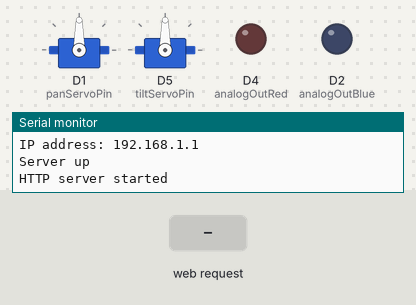
This sketch was run on a simulated ESP8266 (NodeMCU). Parts: 2 × servo, output pins drawn as LEDs (lit = HIGH), the last lines printed to the serial monitor. The inputs (shaded band) are chosen by the test bench.

Above: at 1.2 s.
1.3 s: HTTP request GET /L0?v=1 received
At 1.6 s:
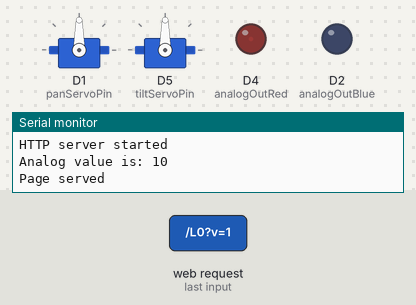
2.8 s: HTTP request GET /L2?v=1 received
At 4.0 s:
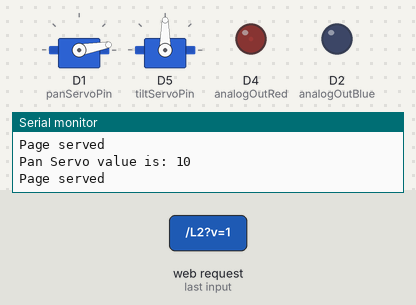
4.3 s: HTTP request GET /L2?v=1 received
At 5.1 s:
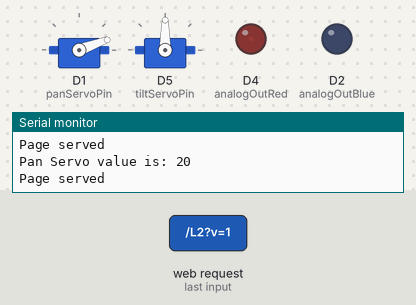
5.8 s: HTTP request GET /L2?v=0 received
At 6.2 s:
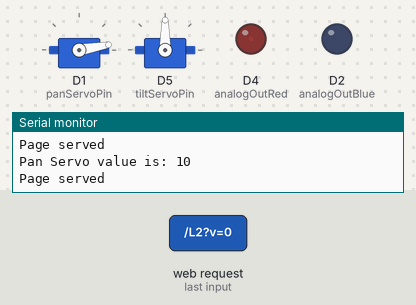
Timing chart, 0 to 8.3 s (numbered marks = the images above; inputs shaded):
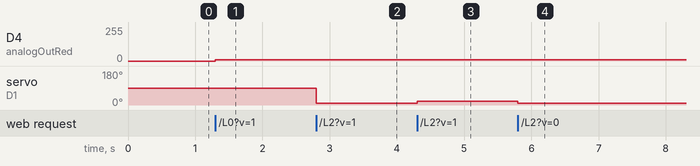

The sketch:

RGB_PanTilt_V3a.ino
```cpp
// based on framework from Arduino forum: https://forum.arduino.cc/t/esp8266-ios-devices-will-not-connect-help/390880/2
// this version seems to be accessible by IOS devices as well as via laptop using chrome, firefox and Edge
// benefit is there are no external libraries required
// This is too slow, lag between submitting events on client and corresponding action on attached servo...

// 1/26/21 - getting error - "cannonical not found" - fix by:  <link rel="canonical" href="http://www.example.com/">?
// also:  URI Not Found: /connecttest.txt
//   add <meta name="viewport" content="user-scalable=no"> to the header of web pages that you create, to disable double-tap zooming.

#include <ESP8266WiFi.h>
#include <WiFiClient.h>
#include <ESP8266WebServer.h>
#include <DNSServer.h>


// test
#include <Servo.h>
// CONSTANTS
const int panServoPin     = D1;
const int analogOutBlue   = D2;
const int analogOutGreen  = D3;
const int analogOutRed    = D4;
const int tiltServoPin    = D5;
const int laserPin        = D6;

int iRedAnalogValue = 0;
int iPanServoValue = 0;

Servo panServo;
Servo tiltServo;


// end test


const char *ssid = "RGB Demo";
const char *pw = "12345abcde";
boolean LEDstate[] = {LOW, false, LOW};

const char* html =
  "<html>"
    "<head>"
      "<meta charset='utf-8'>"
     // "<meta name='viewport' content='width=device-width, initial-scale=1.0'>"
// test
      "<meta name='viewport' content='user-scalable=no, width=device-width, initial-scale=.4'>"


      "<title>RGB Blender</title>"
      "<style>"
         ".bt{display:block;width:250px;height:100px;padding:10px;margin:10px;"
        "text-align:center;border-radius:5px;color:grey;font-weight:bold;font-size:70px;text-decoration:none;} "
        "body{background:#666;}"
        ".r{background:#933;}"
        ".g{background:#363;}"
        ".y{background:#EE0;height:100px; width:100px;border-radius:50px;}"
        ".b{background:#000;height:100px;width:100px;border-radius:50px;} "
        ".a{font-size:35px;} td{vertical-align:middle;}"

        ".slidecontainer {width: 80%;}"
        ".slider { -webkit-appearance: none;  appearance: none; width: 100%; border-radius: 10px; height: 40px; background: #d3d3d3; outline: none; opacity: 0.7; "
        "-webkit-transition: .2s; transition: opacity .2s; }"
        ".slider:hover { opacity: 1;  }"
        ".slider::-webkit-slider-thumb {  -webkit-appearance: none; border-radius: 10px; appearance: none; width: 35px; height: 50px; background: #04AA6D; cursor: pointer; }"
      "</style>"
     "</head>"
    "<body>"

       "<table>"
        "<tr>"
          "<td><div class='TGT0'></div></td>"
          "<td><a class='bt g' href='/L0?v=1'>Increase</a></td>"
          "<td><a class='bt r' href='/L0?v=0'>Decrease</a></td>"
        "</tr>"
        "<tr>"
          "<td><div class='TGT2'></div></td>"
          "<td><a class='bt g' href='/L2?v=1'>Left</a></td>"
          "<td><a class='bt r' href='/L2?v=0'>Right</a></td>"
        "</tr>"
        "<tr>"
          "<td>&nbsp;</td>"
          "<td><a class='bt g a' href='/ALL?v=1'>ALL ON</a></td>"
          "<td><a class='bt r a' href='/ALL?v=0'>ALL OFF</a></td>"
        "</tr>"
      "</table>"

      "<br>"

      "<div class='slidecontainer'>"
      //"  <input type='range' min='0' max='180' value='10' class='slider' id='myRange'>"
      "  <input type='range' min='0' max='180' value='10' class='slider' id='myRange' href='/rSlide?v=0'>"

      "  <p>Value: <span id='demo'></span></p>"
      "</div>"

      "<script>"
        "var slider = document.getElementById('myRange');"
        //"var output = document.getElementById('demo');"
        "output.innerHTML = slider.value;"
        "slider.oninput = function() {output.innerHTML = this.value;}"
      "</script>"

      "<br>"

    "</body>"
  "</html>";


const byte DNS_PORT = 53;
IPAddress apIP(192, 168, 1, 1);
IPAddress netMsk(255, 255, 255, 0);
DNSServer dnsServer;
ESP8266WebServer server(80);

void setup() {
  pinMode(analogOutRed, OUTPUT);
  pinMode(analogOutBlue, OUTPUT);
  //digitalWrite(analogOutRed, LEDstate[0]);
  //digitalWrite(analogOutBlue, LEDstate[2]);
  Serial.begin(115200);
  Serial.setDebugOutput(true);
  WiFi.mode(WIFI_AP);
  WiFi.softAPConfig(apIP, apIP, netMsk);
  WiFi.softAP(ssid, pw);
  Serial.print("SSID: ");
  Serial.println(ssid);
  Serial.print("IP address: ");
  Serial.println(WiFi.softAPIP());
  dnsServer.setErrorReplyCode(DNSReplyCode::NoError);
  dnsServer.start(DNS_PORT, "*", apIP);
  Serial.println("Server up");
  server.on("/", handle_root);
  server.on("/generate_204", handle_root);  // captive portal
  server.on("/L0", handle_L0);
  server.on("/L2", handle_L2);
  server.on("/ALL", handle_ALL);
  // new
  server.on("/rSlide", handle_rSlide);

  server.onNotFound(handleNotFound);
  server.begin();
  Serial.println("HTTP server started");


// test
  panServo.attach(panServoPin);
  tiltServo.attach(tiltServoPin);
  panServo.write(90);
  tiltServo.write(90);

// end test


}

void loop() {
  dnsServer.processNextRequest();
  server.handleClient();
}

void handleNotFound() {
  Serial.print("\t\t\t\t URI Not Found: ");
  Serial.println(server.uri());
  server.send ( 200, "text/plain", "URI Not Found" );
}

void handle_root() {
  Serial.println("Page served");
  String toSend = html;
  toSend.replace("TGT0", LEDstate[0] ? "y" : "b");
  toSend.replace("TGT2", LEDstate[2] ? "y" : "b");
  server.send(200, "text/html", toSend);
  delay(10);
}


void handle_L0() {

  if (server.hasArg("v")) {
    int state = server.arg("v").toInt() == 1;
    if(state == 1){
        // Increase
         if(iRedAnalogValue < 245){                             // range 0 to 255
            iRedAnalogValue = (iRedAnalogValue + 10);
            analogWrite(analogOutRed, iRedAnalogValue);
            Serial.print("Analog value is: ");
            Serial.println(iRedAnalogValue);
         }
    }
    else{
      // decrease
      if(iRedAnalogValue > 10){                                // range 0 to 255
            iRedAnalogValue = (iRedAnalogValue - 10);
            analogWrite(analogOutRed, iRedAnalogValue);
            Serial.print("Analog value is: ");
            Serial.println(iRedAnalogValue);
      }
    }
  }
  handle_root();
}

void handle_L2() {
  if (server.hasArg("v")) {                                   // range 0 to 180
    int state = server.arg("v").toInt() == 1;
    if(state == 1){
        // Increase
         if(iPanServoValue < 170){
            iPanServoValue = (iPanServoValue + 10);
            panServo.write(iPanServoValue);
            Serial.print("Pan Servo value is: ");
            Serial.println(iPanServoValue);
         }
    }
    else{                                                     // range 0 to 180
      // decrease
      if(iPanServoValue > 10){
            iPanServoValue = (iPanServoValue - 10);
            panServo.write(iPanServoValue);
            Serial.print("Pan Servo value is: ");
            Serial.println(iPanServoValue);
      }
    }
  }
  handle_root();
}


void handle_ALL() {
  change_states(0);
  change_states(2);
  handle_root();
}


void handle_rSlide() {
  if (server.hasArg("v")) {
    int state = server.arg("v").toInt() == 0;
    Serial.println("Slider");
  }
}

void change_states(int tgt) {
  if (server.hasArg("v")) {
    int state = server.arg("v").toInt() == 1;
    Serial.print("LED");
    Serial.print(tgt);
    Serial.print("=");
    Serial.println(state);
    LEDstate[tgt] = state ? HIGH : LOW;
    //digitalWrite(tgt, LEDstate[tgt]);
  }
}
```

Measured:
- after the input at 1.3 s, D4 (analogOutRed): 0/255 → 10/255 at once
- after the input at 2.8 s, servo on D1 (panServoPin): 90° → 10° at once
- after the input at 4.3 s, servo on D1 (panServoPin): 10° → 20° at once
- after the input at 5.8 s, servo on D1 (panServoPin): 20° → 10° at once
